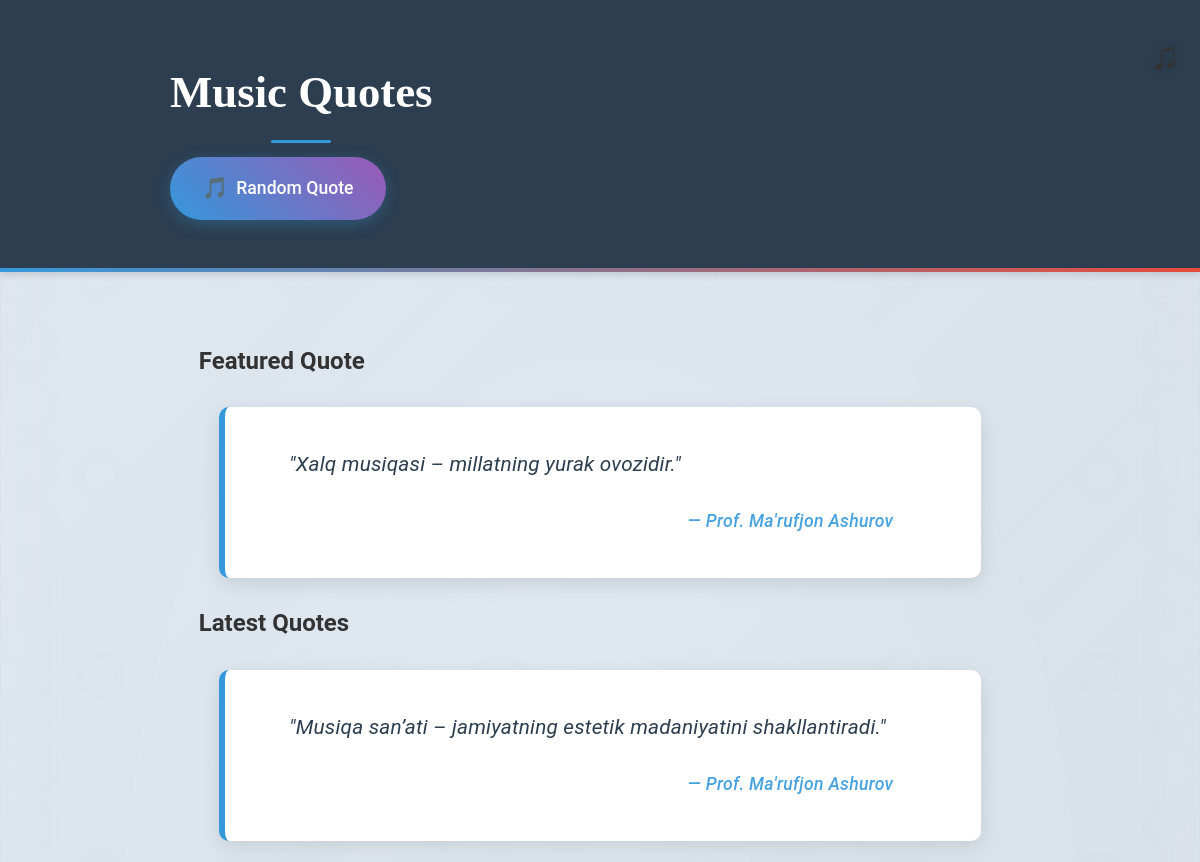
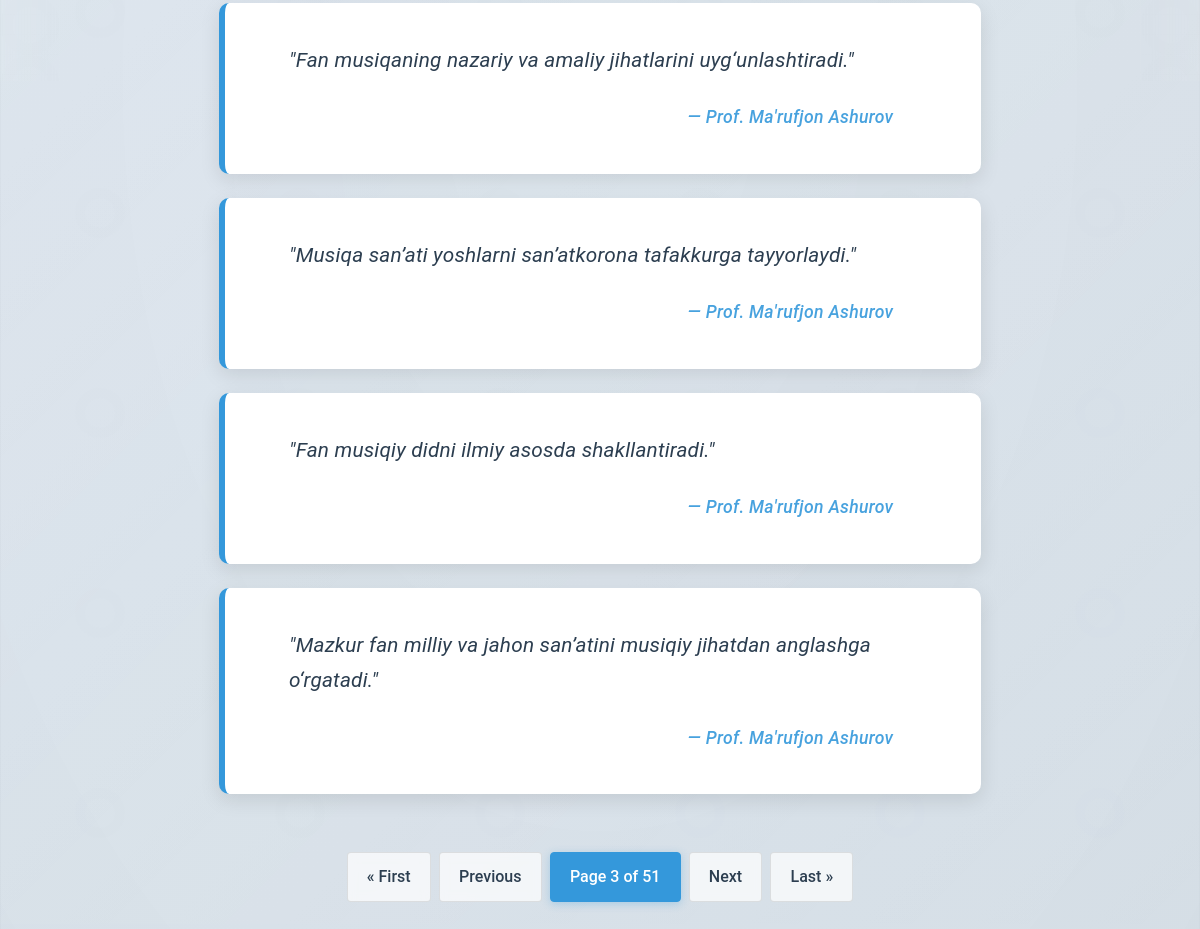
/?page=3, run on the app's committed database (2 pictures, top to bottom).
### quotes/models.py (models this page shows, shortened)
class Quote(models.Model):
    text = models.TextField(max_length=1000, help_text='The quote text')
    author = models.CharField(max_length=200, help_text='The author of the quote')
    created_at = models.DateTimeField(default=timezone.now)
    class Meta:
        ordering = ['-created_at']

### quotes/views.py (the view)
# urls.py: path('', views.quote_list, name='quote_list'),
def quote_list(request):
    quotes_list = Quote.objects.all()
    paginator = Paginator(quotes_list, 5)  # Show 5 quotes per page
    page_number = request.GET.get('page')
    page_obj = paginator.get_page(page_number)
    random_quote = get_random_quote()
    context = {
        'page_obj': page_obj,
        'random_quote': random_quote,
    }
    return render(request, 'quotes/quote_list.html', context)

### quotes/views.py (called while the page is built)
def get_random_quote():
    count = Quote.objects.aggregate(count=Count('id'))['count']
    if count > 0:
        random_index = random.randint(0, count - 1)
        return Quote.objects.all()[random_index]
    return None

### quotes/templates/quotes/quote_list.html (shortened to what this page needs)
{% extends 'base.html' %}
{% block content %}
    {% if random_quote %}
    <div class="random-quote-container">
        <h2>Featured Quote</h2>
        <div class="quote featured">
            <div class="quote-text">"{{ random_quote.text }}"</div>
            <div class="quote-author">{{ random_quote.author }}</div>
        </div>
    </div>
    {% endif %}
    <div class="quotes-list">
        <h2 class="section-title">Latest Quotes</h2>
        {% for quote in page_obj %}
            <div class="quote">
                <div class="quote-text">"{{ quote.text }}"</div>
                <div class="quote-author">{{ quote.author }}</div>
            </div>
        {% empty %}
            <div class="no-quotes">
                <p>No quotes available yet. Check back soon!</p>
            </div>
        {% endfor %}
    </div>
    {% if page_obj.has_other_pages %}
        <div class="pagination">
            {% if page_obj.has_previous %}
                <a href="?page=1" class="{% if not page_obj.has_previous %}disabled{% endif %}">
                    &laquo; First
                </a>
                <a href="?page={{ page_obj.previous_page_number }}" class="{% if not page_obj.has_previous %}disabled{% endif %}">
                    Previous
                </a>
            {% endif %}
            <span class="current">
                Page {{ page_obj.number }} of {{ page_obj.paginator.num_pages }}
            </span>
            {% if page_obj.has_next %}
                <a href="?page={{ page_obj.next_page_number }}" class="{% if not page_obj.has_next %}disabled{% endif %}">
                    Next
                </a>
                <a href="?page={{ page_obj.paginator.num_pages }}" class="{% if not page_obj.has_next %}disabled{% endif %}">
                    Last &raquo;
                </a>
            {% endif %}
        </div>
    {% endif %}
{% endblock %}

### quotes/templates/base.html (style rules this page uses)
.pagination { position: relative; z-index: 200; background: transparent; padding: 10px 0; margin-top: 20px; }
:root { --primary-color: #2c3e50; --secondary-color: #3498db; --accent-color: #e74c3c; --text-color: #2c3e50; --light-gray: #f8f9fa; --shadow: 0 4px 6px rgba(0, 0, 0, 0.1); --transition: all 0.3s ease; }
* { box-sizing: border-box; margin: 0; padding: 0; }
body { font-family: 'Roboto', sans-serif; line-height: 1.8; margin: 0; padding: 0; color: #333; min-height: 100vh; display: flex; flex-direction: column; background: linear-gradient(-45deg, #f5f7fa, #e4e8f0, #d8e1e8, #e0e9f2); background-size: 400% 400%; animation: gradientBG 15s ease infinite; position: relative; }
body::before { content: ''; position: fixed; top: 0; left: 0; right: 0; bottom: 0; background-repeat: repeat; background-size: 200px 200px; z-index: -1; pointer-events: none; }
.quote { background: white; border-left: 6px solid var(--secondary-color); margin: 1.5rem auto; padding: 2.5rem 3.5rem 2.5rem 4rem; border-radius: 10px; box-shadow: 0 6px 20px rgba(0,0,0,0.1); position: relative; transition: all 0.4s cubic-bezier(0.4, 0, 0.2, 1); overflow: hidden; transform: translateY(0); width: 95%; max-width: 1200px; will-change: transform, box-shadow; opacity: 0; animation: fadeInUp 0.6s ease-out forwards; }
.quote::after { content: ''; position: absolute; top: 0; left: 0; width: 100%; height: 100%; background: linear-gradient(135deg, rgba(255,255,255,0) 0%, rgba(255,255,255,0.8) 100%); opacity: 0; transition: opacity 0.3s ease; pointer-events: none; }
.quote-text { font-size: 1.30rem; font-style: italic; margin-bottom: 1rem; line-height: 1.7; color: #2c3e50; font-weight: 400; letter-spacing: 0.2px; }
.quote-author { font-weight: 500; color: var(--secondary-color); text-align: right; margin-top: 1.5rem; font-size: 1.1rem; position: relative; padding-right: 2rem; font-family: 'Roboto', sans-serif; font-style: italic; letter-spacing: 0.3px; opacity: 0.9; }
.quote-author::before { content: '— '; }
.pagination { display: flex; justify-content: center; margin: 3rem 0 2rem; flex-wrap: wrap; gap: 0.5rem; }
.pagination a, .pagination .current { padding: 0.6rem 1.2rem; border: 1px solid rgba(0,0,0,0.1); text-decoration: none; color: #2c3e50; border-radius: 4px; transition: all 0.3s ease; font-weight: 500; background: rgba(255, 255, 255, 0.7); backdrop-filter: blur(5px); }
.pagination .current { background-color: var(--secondary-color); color: white; border-color: var(--secondary-color); box-shadow: 0 2px 8px rgba(52, 152, 219, 0.3); opacity: 1; }
.quote { animation: fadeIn 0.6s ease-out forwards; }
.quote::before { content: '♫'; position: absolute; left: -25px; top: 10px; color: var(--secondary-color); font-size: 1.2rem; opacity: 0; transition: all 0.3s ease; }

### data on the page
Quote: text "Xalq musiqasi – millatning yurak ovozidir.", author "Prof. Ma'rufjon Ashurov"
Quote: text "Musiqa san’ati – jamiyatning estetik madaniyatini shakllantiradi.", author "Prof. Ma'rufjon Ashurov"
Quote: text "Fan musiqaning nazariy va amaliy jihatlarini uyg‘unlashtiradi.", author "Prof. Ma'rufjon Ashurov"
Quote: text "Musiqa san’ati yoshlarni san’atkorona tafakkurga tayyorlaydi.", author "Prof. Ma'rufjon Ashurov"
Quote: text "Fan musiqiy didni ilmiy asosda shakllantiradi.", author "Prof. Ma'rufjon Ashurov"
Quote: text "Mazkur fan milliy va jahon san’atini musiqiy jihatdan anglashga o‘rgatadi.", author "Prof. Ma'rufjon Ashurov"

### other printed values
{{ page_obj.number }} "3"
{{ page_obj.paginator.num_pages }} "51"
